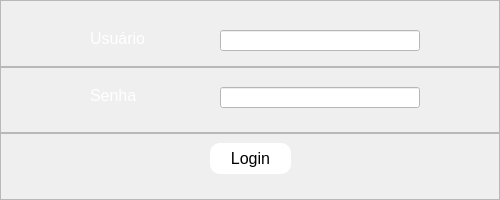
<?xml version="1.0" encoding="UTF-8"?>
<ui version="4.0">
 <class>Login</class>
 <widget class="QWidget" name="Login">
  <property name="geometry">
   <rect>
    <x>0</x>
    <y>0</y>
    <width>500</width>
    <height>200</height>
   </rect>
  </property>
  <property name="maximumSize">
   <size>
    <width>500</width>
    <height>200</height>
   </size>
  </property>
  <property name="windowTitle">
   <string>Form</string>
  </property>
  <property name="styleSheet">
   <string notr="true">background-color: rgb(0, 0, 0);
QLabel{
color:rgb(255,255,255);
}</string>
  </property>
  <layout class="QVBoxLayout" name="verticalLayout">
   <property name="spacing">
    <number>0</number>
   </property>
   <property name="leftMargin">
    <number>0</number>
   </property>
   <property name="topMargin">
    <number>0</number>
   </property>
   <property name="rightMargin">
    <number>0</number>
   </property>
   <property name="bottomMargin">
    <number>0</number>
   </property>
   <item>
    <widget class="QFrame" name="usuario_frame">
     <property name="styleSheet">
      <string notr="true">QLabel{
color:rgb(255,255,255);
}
QLineEdit{
background:rgb(255,255,255);
}</string>
     </property>
     <property name="frameShape">
      <enum>QFrame::StyledPanel</enum>
     </property>
     <property name="frameShadow">
      <enum>QFrame::Raised</enum>
     </property>
     <widget class="QLabel" name="usuario_label">
      <property name="geometry">
       <rect>
        <x>90</x>
        <y>30</y>
        <width>61</width>
        <height>16</height>
       </rect>
      </property>
      <property name="font">
       <font>
        <pointsize>12</pointsize>
       </font>
      </property>
      <property name="styleSheet">
       <string notr="true"/>
      </property>
      <property name="text">
       <string>Usuário</string>
      </property>
     </widget>
     <widget class="QLineEdit" name="usuario_lineEdit">
      <property name="geometry">
       <rect>
        <x>220</x>
        <y>30</y>
        <width>200</width>
        <height>21</height>
       </rect>
      </property>
      <property name="minimumSize">
       <size>
        <width>200</width>
        <height>21</height>
       </size>
      </property>
     </widget>
    </widget>
   </item>
   <item>
    <widget class="QFrame" name="senha_frame">
     <property name="styleSheet">
      <string notr="true">QLabel{
color:rgb(255,255,255);
}
QLineEdit{
background:rgb(255,255,255);
}</string>
     </property>
     <property name="frameShape">
      <enum>QFrame::StyledPanel</enum>
     </property>
     <property name="frameShadow">
      <enum>QFrame::Raised</enum>
     </property>
     <widget class="QLabel" name="senha_label">
      <property name="geometry">
       <rect>
        <x>90</x>
        <y>20</y>
        <width>51</width>
        <height>16</height>
       </rect>
      </property>
      <property name="font">
       <font>
        <pointsize>12</pointsize>
       </font>
      </property>
      <property name="styleSheet">
       <string notr="true"/>
      </property>
      <property name="text">
       <string>Senha</string>
      </property>
     </widget>
     <widget class="QLineEdit" name="senha_lineEdit">
      <property name="geometry">
       <rect>
        <x>220</x>
        <y>20</y>
        <width>200</width>
        <height>21</height>
       </rect>
      </property>
      <property name="minimumSize">
       <size>
        <width>200</width>
        <height>21</height>
       </size>
      </property>
      <property name="echoMode">
       <enum>QLineEdit::Password</enum>
      </property>
     </widget>
    </widget>
   </item>
   <item>
    <widget class="QFrame" name="login_frame">
     <property name="styleSheet">
      <string notr="true">QPushButton{
background:rgb(255,255,255);
}</string>
     </property>
     <property name="frameShape">
      <enum>QFrame::StyledPanel</enum>
     </property>
     <property name="frameShadow">
      <enum>QFrame::Raised</enum>
     </property>
     <widget class="QPushButton" name="btn_login">
      <property name="geometry">
       <rect>
        <x>210</x>
        <y>10</y>
        <width>81</width>
        <height>31</height>
       </rect>
      </property>
      <property name="font">
       <font>
        <pointsize>12</pointsize>
       </font>
      </property>
      <property name="cursor">
       <cursorShape>PointingHandCursor</cursorShape>
      </property>
      <property name="styleSheet">
       <string notr="true">QPushButton{	
	border-radius:10px
}
QPushButton::hover{	
	background: rgb(0, 170, 0);
}</string>
      </property>
      <property name="text">
       <string>Login</string>
      </property>
     </widget>
    </widget>
   </item>
  </layout>
 </widget>
 <resources/>
 <connections/>
</ui>
